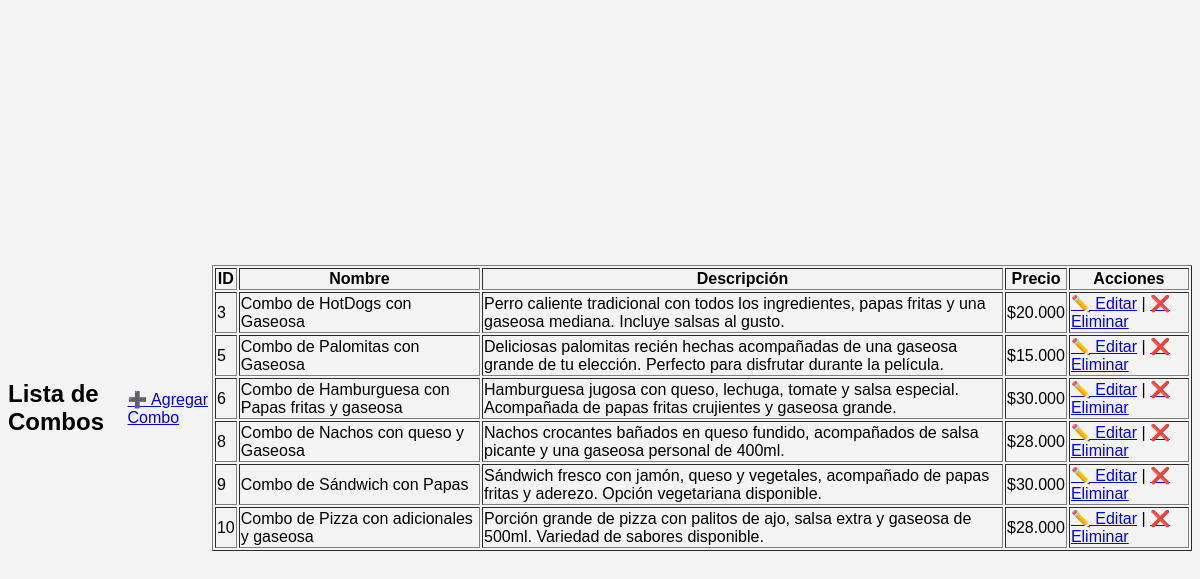
Page /admin/combos/index.php on the committed database.
### tables this page shows
CREATE TABLE `combos` (
  `id_combo` bigint(20) NOT NULL,
  `nombre` varchar(100) NOT NULL,
  `descripcion` text DEFAULT NULL,
  `precio` decimal(10,2) NOT NULL,
  `imagen_nombre` varchar(255) DEFAULT NULL
);

### admin/combos/index.php (the view, shortened to what this page needs)
<?php
require_once "../../api/db.php";
$stmt = $pdo->query("SELECT * FROM combos");
$combos = $stmt->fetchAll(PDO::FETCH_ASSOC);
?>
<!DOCTYPE html>
<html lang="es">
<head>
    <link rel="stylesheet" href="../../assets/styles.css">
</head>
<body>
    <h2>Lista de Combos</h2>
    <a href="add_combo.php">➕ Agregar Combo</a>
    <table border="1">
        <tr>
            <th>ID</th>
            <th>Nombre</th>
            <th>Descripción</th>
            <th>Precio</th>
            <th>Acciones</th>
        </tr>
        <?php foreach ($combos as $combo) : ?>
        <tr>
            <td><?= $combo["id_combo"] ?></td>
            <td><?= $combo["nombre"] ?></td>
            <td><?= $combo["descripcion"] ?></td>
            <td>$<?= number_format($combo["precio"], 0, '', '.') ?></td>
            <td>
                <a href="edit_combo.php?id=<?= $combo["id_combo"] ?>">✏️ Editar</a> |
                <a href="delete_combo.php?id=<?= $combo["id_combo"] ?>">❌ Eliminar</a>
            </td>
        </tr>
        <?php endforeach; ?>
    </table>
</body>
</html>

### assets/styles.css (style rules this page uses)
body { font-family: Arial, sans-serif; background-color: #f4f4f4; display: flex; justify-content: center; align-items: center; height: 100vh; }

### rows in the picture
combos: id_combo "3", nombre "Combo de HotDogs con Gaseosa", descripcion "Perro caliente tradicional con todos los ingredientes, papas fritas y una gaseosa mediana. Incluye salsas al gusto.", precio "20.000"
combos: id_combo "5", nombre "Combo de Palomitas con Gaseosa", descripcion "Deliciosas palomitas recién hechas acompañadas de una gaseosa grande de tu elección. Perfecto para disfrutar durante la película.", precio "15.000"
combos: id_combo "6", nombre "Combo de Hamburguesa con Papas fritas y gaseosa", descripcion "Hamburguesa jugosa con queso, lechuga, tomate y salsa especial. Acompañada de papas fritas crujientes y gaseosa grande.", precio "30.000"
combos: id_combo "8", nombre "Combo de Nachos con queso y Gaseosa", descripcion "Nachos crocantes bañados en queso fundido, acompañados de salsa picante y una gaseosa personal de 400ml.", precio "28.000"
combos: id_combo "9", nombre "Combo de Sándwich con Papas", descripcion "Sándwich fresco con jamón, queso y vegetales, acompañado de papas fritas y aderezo. Opción vegetariana disponible.", precio "30.000"
combos: id_combo "10", nombre "Combo de Pizza con adicionales y gaseosa", descripcion "Porción grande de pizza con palitos de ajo, salsa extra y gaseosa de 500ml. Variedad de sabores disponible.", precio "28.000"
